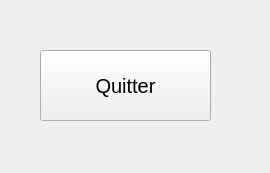
<?xml version="1.0" encoding="UTF-8"?>
<ui version="4.0">
 <class>BanqueServeurWidget</class>
 <widget class="QWidget" name="BanqueServeurWidget">
  <property name="geometry">
   <rect>
    <x>0</x>
    <y>0</y>
    <width>270</width>
    <height>173</height>
   </rect>
  </property>
  <property name="font">
   <font>
    <pointsize>15</pointsize>
   </font>
  </property>
  <property name="cursor">
   <cursorShape>ArrowCursor</cursorShape>
  </property>
  <property name="windowTitle">
   <string>Serveur de la banque</string>
  </property>
  <widget class="QPushButton" name="pushButton">
   <property name="geometry">
    <rect>
     <x>40</x>
     <y>50</y>
     <width>171</width>
     <height>71</height>
    </rect>
   </property>
   <property name="cursor">
    <cursorShape>PointingHandCursor</cursorShape>
   </property>
   <property name="text">
    <string>Quitter</string>
   </property>
  </widget>
 </widget>
 <resources/>
 <connections>
  <connection>
   <sender>pushButton</sender>
   <signal>clicked()</signal>
   <receiver>BanqueServeurWidget</receiver>
   <slot>close()</slot>
   <hints>
    <hint type="sourcelabel">
     <x>169</x>
     <y>88</y>
    </hint>
    <hint type="destinationlabel">
     <x>237</x>
     <y>90</y>
    </hint>
   </hints>
  </connection>
 </connections>
</ui>
